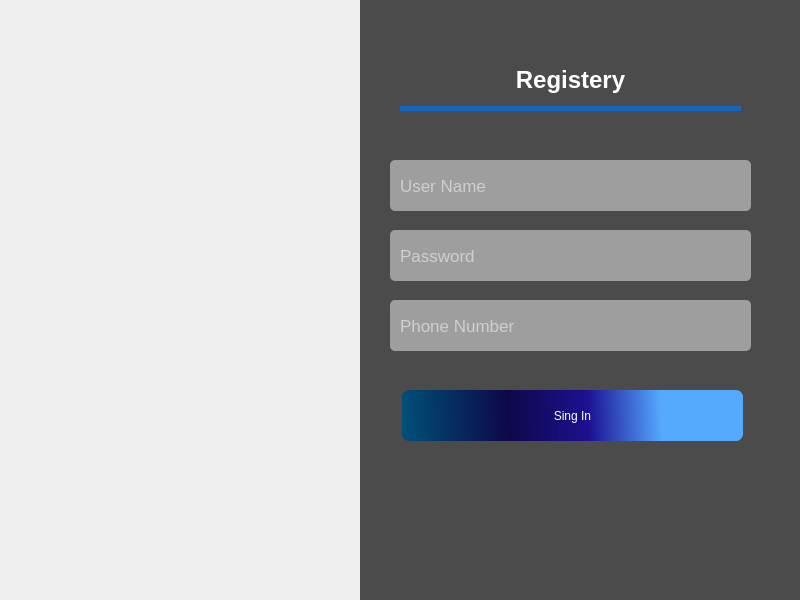
<?xml version="1.0" encoding="UTF-8"?>
<ui version="4.0">
 <class>Registery</class>
 <widget class="QMainWindow" name="Registery">
  <property name="geometry">
   <rect>
    <x>0</x>
    <y>0</y>
    <width>800</width>
    <height>600</height>
   </rect>
  </property>
  <property name="windowTitle">
   <string>MainWindow</string>
  </property>
  <widget class="QWidget" name="centralwidget">
   <widget class="QWidget" name="widget_2" native="true">
    <property name="geometry">
     <rect>
      <x>360</x>
      <y>0</y>
      <width>441</width>
      <height>601</height>
     </rect>
    </property>
    <property name="styleSheet">
     <string notr="true">background-color: rgb(75, 75, 75);
</string>
    </property>
    <widget class="QLabel" name="label">
     <property name="geometry">
      <rect>
       <x>40</x>
       <y>50</y>
       <width>341</width>
       <height>61</height>
      </rect>
     </property>
     <property name="styleSheet">
      <string notr="true">font: 9pt &quot;Stencil&quot;;
border-bottom:5px solid #1565C0;
color:#fff;
</string>
     </property>
     <property name="text">
      <string>&lt;html&gt;&lt;head/&gt;&lt;body&gt;&lt;p align=&quot;center&quot;&gt;&lt;span style=&quot; font-size:18pt; font-weight:700;&quot;&gt;Registery&lt;/span&gt;&lt;/p&gt;&lt;/body&gt;&lt;/html&gt;</string>
     </property>
    </widget>
    <widget class="QLineEdit" name="username_edt">
     <property name="geometry">
      <rect>
       <x>30</x>
       <y>160</y>
       <width>361</width>
       <height>51</height>
      </rect>
     </property>
     <property name="styleSheet">
      <string notr="true">border-radius:5px;
padding-left:8px;
color:#fff;
background-color:#9E9E9E;
font-size:17px;</string>
     </property>
     <property name="placeholderText">
      <string>User Name</string>
     </property>
    </widget>
    <widget class="QLineEdit" name="password_edt">
     <property name="geometry">
      <rect>
       <x>30</x>
       <y>230</y>
       <width>361</width>
       <height>51</height>
      </rect>
     </property>
     <property name="styleSheet">
      <string notr="true">border-radius:5px;
padding-left:8px;
color:#fff;
background-color:#9E9E9E;
font-size:17px;</string>
     </property>
     <property name="echoMode">
      <enum>QLineEdit::Password</enum>
     </property>
     <property name="placeholderText">
      <string>Password</string>
     </property>
    </widget>
    <widget class="QPushButton" name="login_btn">
     <property name="geometry">
      <rect>
       <x>42</x>
       <y>390</y>
       <width>341</width>
       <height>51</height>
      </rect>
     </property>
     <property name="cursor">
      <cursorShape>PointingHandCursor</cursorShape>
     </property>
     <property name="styleSheet">
      <string notr="true">QPushButton{
border-radius:7px;
background-color: qlineargradient(spread:pad, x1:0, y1:1, x2:1, y2:0.994, stop:0 rgba(0, 80, 120, 255), stop:0.3125 rgba(14, 8, 73, 255), stop:0.548077 rgba(28, 17, 145, 255), stop:0.764423 rgba(85, 170, 255, 255));
color:#fff;
font: 12pt &quot;MS Reference Sans Serif&quot;;
 transition: 0.3s;
}
QPushButton:hover{
background-color:#4203f4;
 border:1px solid rgb(0,0,0);
}

</string>
     </property>
     <property name="text">
      <string>Sing In</string>
     </property>
    </widget>
    <widget class="QLineEdit" name="password_edt_2">
     <property name="geometry">
      <rect>
       <x>30</x>
       <y>300</y>
       <width>361</width>
       <height>51</height>
      </rect>
     </property>
     <property name="styleSheet">
      <string notr="true">border-radius:5px;
padding-left:8px;
color:#fff;
background-color:#9E9E9E;
font-size:17px;</string>
     </property>
     <property name="echoMode">
      <enum>QLineEdit::Normal</enum>
     </property>
     <property name="placeholderText">
      <string>Phone Number</string>
     </property>
    </widget>
   </widget>
   <widget class="QWidget" name="widget_3" native="true">
    <property name="geometry">
     <rect>
      <x>-1</x>
      <y>0</y>
      <width>361</width>
      <height>601</height>
     </rect>
    </property>
    <property name="styleSheet">
     <string notr="true">border-image: url(:/new/prefix1/0b630b5c1661bedebafff0680d6d1876.jpg);</string>
    </property>
   </widget>
  </widget>
 </widget>
 <resources/>
 <connections/>
</ui>
